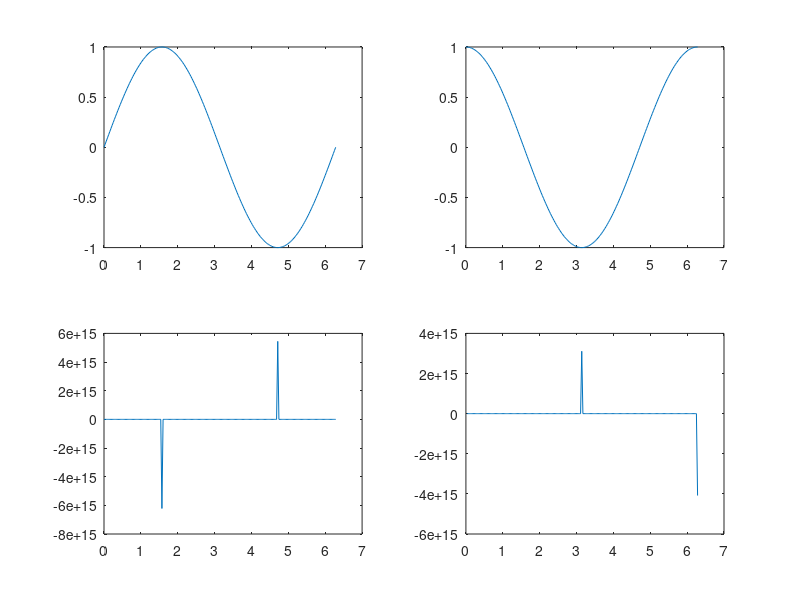

This chart was generated by the following MATLAB code:
clear all; close all;
t = 0:pi/100:2*pi;
x = sin(t);
y = cos(t);
z = tan(t);
w = cot(t);
figure
subplot(2,2,1);
plot(t,x);
subplot(2,2,2);
plot(t, y);
subplot(2,2,3);
plot(t, z);
subplot(2,2,4);
plot(t,w);
